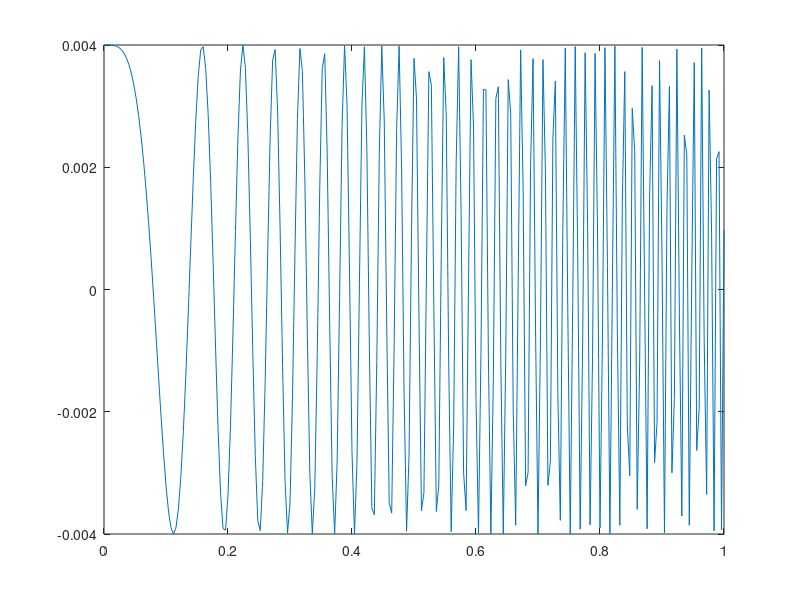

Recreate this plot in MATLAB.
clc
clear
grid_div=0.004;
time_div=0.002;
m=1;
h=1;
z = i/(2*time_div)*m/h
f = @(x) exp(z.*(x.^2));
x=1;
A=0:grid_div:x;
G = f(A)*grid_div;
plot(A,real(G));
g=2*sum(G)*sqrt(m/(2*pi*i*h*time_div))
